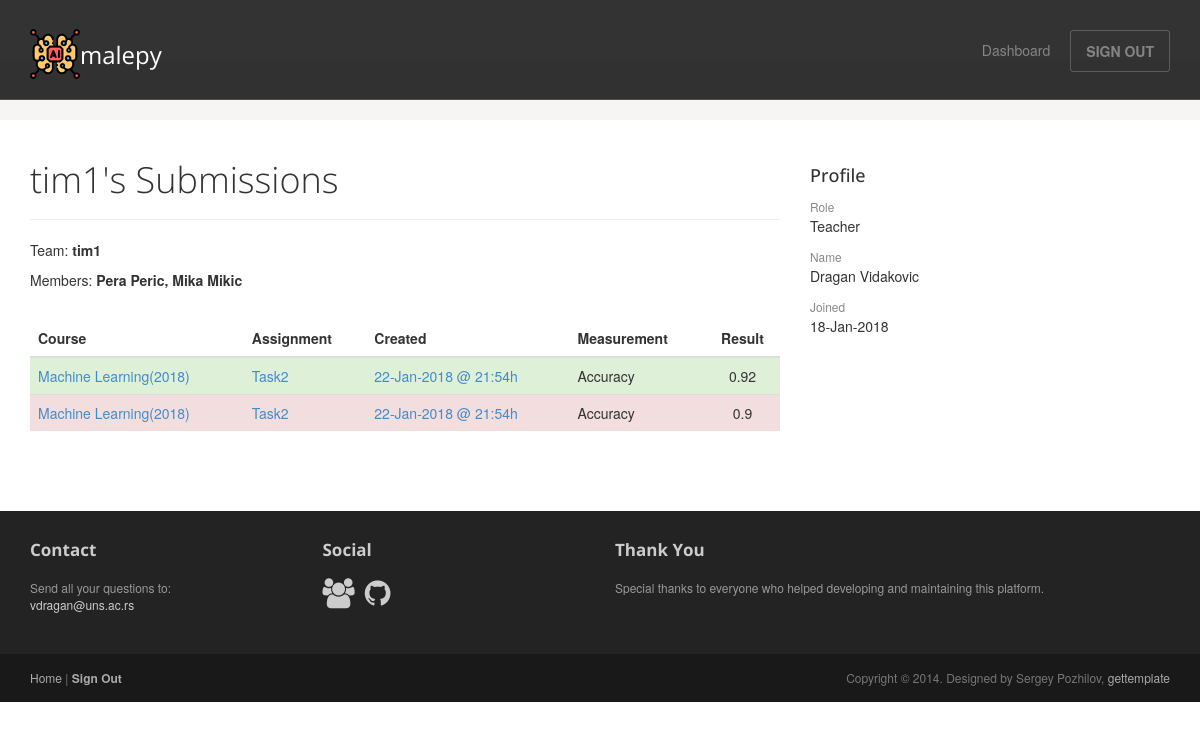
Screenshot of /history/2/ (signed in) with the database file from the repository.
### malepy/models.py (models this page shows, shortened)
class User(AbstractUser):
    user_role = models.IntegerField(null=False, blank=False, default=0)  # 0 = teacher, 1 = student
    members = models.CharField(max_length=200, null=True, blank=True)

class Submission(models.Model):
    created = models.DateTimeField(auto_now=True, null=False, blank=False)
    submitted_file = models.FileField(null=False, blank=False, upload_to=submitted_file_name, default='my_file')
    valid = models.BooleanField(null=False, blank=False, default=False)
    result = models.FloatField(null=True, blank=True, validators=[MinValueValidator(0)])
    approved = models.BooleanField(null=False, blank=False, default=True)
    user = models.ForeignKey(User, null=False, blank=False)
    assignment = models.ForeignKey(Assignment, on_delete=models.CASCADE, null=False, blank=False)

class Assignment(models.Model):
    SORTING_CHOICES = (
        ('Asc', 'Asc'),
        ('Desc', 'Desc')
    )
    name = models.CharField(max_length=100, null=True, blank=True)
    name_en = models.CharField(max_length=100, null=False, blank=False)
    description = models.CharField(max_length=2000, null=True, blank=True)
    description_en = models.CharField(max_length=2000, null=False, blank=False)
    folder = models.CharField(max_length=100, null=False, blank=False, default='undecided')
    training = models.FileField(null=True, blank=True, upload_to=assignment_data_set_directory)
    fake_testing = models.FileField(null=True, blank=True, upload_to=assignment_data_set_directory)
    testing = models.FileField(null=True, blank=True, upload_to=assignment_data_set_directory)
    starting = models.DateTimeField(null=True, blank=True)
    ending = models.DateTimeField(null=True, blank=True)
    measurement = models.CharField(max_length=50, null=False, blank=False, default='Accuracy')
    sorting = models.CharField(max_length=4, null=False, blank=False, default='Asc', choices=SORTING_CHOICES)
    threshold = models.FloatField(null=True, blank=True)
    course = models.ForeignKey(Course, on_delete=models.CASCADE, null=False, blank=False)

class Course(models.Model):
    name = models.CharField(max_length=50, null=False, blank=False)
    year = models.IntegerField(null=False, blank=False, validators=[MinValueValidator(0)])
    users = models.ManyToManyField(
        User,
        through='Enrollment',
    )

### malepy/views.py (the view)
# urls.py: url(r'^history/(?P<user_id>[0-9]+)/$', views.history, name='history'),
@login_required(login_url='/')
def history(request, user_id):
    this_user = get_object_or_404(User, pk=user_id)
    submissions = Submission.objects.filter(user=this_user).order_by('-created')
    context = {"display_user": this_user, "submissions": submissions}
    return render(request, 'malepy/history.html', context=context)

### malepy/templates/malepy/history.html
{% extends "malepy/user_base.html" %}
{% block article %}
    <header class="page-header">
        <h1 class="page-title">{{ display_user.username }}'s Submissions</h1>
    </header>
    {% if user.id != display_user.id %}
        {% if display_user.members %}
            <p>Team: <b>{{ display_user.username }}</b></p>
            <p>Members: <b>{{ display_user.members }}</b></p>
        {% else %}
            <p>Student: <b>{{ display_user.first_name }} {{ display_user.last_name }}</b></p>
        {% endif %}
        <br>
    {% endif %}
    <table class="table">
        <thead>
            <th>Course</th>
            <th>Assignment</th>
            <th>Created</th>
            <th>Measurement</th>
            <th class="text-center">Result</th>
        </thead>
        <tbody>
            {% for submission in submissions %}
                {% if submission.approved %}
                    <tr class="bg-success">
                {% else %}
                    <tr class="bg-danger">
                {% endif %}
                <td><a href="{% url 'malepy:course' submission.assignment.course.id %}">{{ submission.assignment.course.name }}({{ submission.assignment.course.year }})</a></td>
                <td><a href="{% url 'malepy:assignment' submission.assignment.id %}">{{ submission.assignment.name_en }}</a></td>
                <td><a href="{% url 'malepy:submission' submission.id %}">{{ submission.created| date:"d-M-Y @ H:i" }}h</a></td>
                <td>{{ submission.assignment.measurement }}</td>
                <td class="text-center">{{ submission.result }}</td>
            </tr>
            {% endfor %}
        </tbody>
    </table>
{% endblock %}

### malepy/templates/malepy/user_base.html (shortened to what this page needs)
<!DOCTYPE html>
<html lang="en">
<head>
    {% load staticfiles %}
	<link rel="stylesheet" href="{% static 'malepy/css/bootstrap.min.css' %}">
	<link rel="stylesheet" href="{% static 'malepy/css/font-awesome.min.css' %}">
	<link rel="stylesheet" href="{% static 'malepy/css/bootstrap-theme.css' %}" media="screen" >
	<link rel="stylesheet" href="{% static 'malepy/css/main.css' %}">
</head>
<body class="home">
	<div class="navbar navbar-inverse navbar-fixed-top headroom" >
		<div class="container">
			<div class="navbar-header">
				<a class="navbar-brand" href="/"><img src="{% static 'malepy/images/artificial-intelligence.png' %}" alt="MaLePY Platform">malepy</a>
			</div>
			<div class="navbar-collapse collapse">
				<ul class="nav navbar-nav pull-right">
					<li><a href="{% url 'malepy:dashboard' %}">Dashboard</a></li>
					<li><a class="btn" href="{% url 'malepy:logout' %}">SIGN OUT</a></li>
				</ul>
			</div>
		</div>
	</div>
     <div class="jumbotron top-space">
    </div>
	<div class="container">
		<div class="row">
			<article class="col-sm-8 maincontent">
				{% block article %}
                {% endblock %}
			</article>
			<aside class="col-sm-4 sidebar sidebar-right">
				<div class="widget">
					<h4>Profile</h4>
					<ul class="list-unstyled list-spaces">
                        {% if user.user_role %}
                            {% if user.members %}
                                <li><span class="small text-muted">Role</span><p>Team of Students</p></li>
                                <li><span class="small text-muted">Members</span><p>{{ user.members }}</p>
                                </li>
                            {% else %}
                                <li><span class="small text-muted">Role</span><p>Student</p></li>
                                <li><span class="small text-muted">Name</span><p>{{ user.first_name }} {{ user.last_name }}</p></li>
                            {% endif %}
                        {% else %}
                            <li><span class="small text-muted">Role</span><p>Teacher</p></li>
                            <li><span class="small text-muted">Name</span><p>{{ user.first_name }} {{ user.last_name }}</p></li>
                        {% endif %}
                        <li><span class="small text-muted">Joined</span><p>{{ user.date_joined|date:"d-M-Y" }}</p></li>
					</ul>
				</div>
			</aside>
		</div>
	</div>
	<footer id="footer" class="top-space">
		<div class="footer1">
			<div class="container">
				<div class="row">
					<div class="col-md-3 widget">
						<h3 class="widget-title">Contact</h3>
						<div class="widget-body">
							<p>Send all your questions to:<br>
								<a href="mailto:vdragan@uns.ac.rs">vdragan@uns.ac.rs</a><br>
							</p>
						</div>
					</div>
					<div class="col-md-3 widget">
						<h3 class="widget-title">Social</h3>
						<div class="widget-body">
							<p class="follow-me-icons">
								<a href="http://informatika.ftn.uns.ac.rs/"><i class="fa fa-group fa-2"></i></a>
								<a href="https://github.com/ftn-ai-lab/"><i class="fa fa-github fa-2"></i></a>
							</p>
						</div>
					</div>
					<div class="col-md-6 widget">
						<h3 class="widget-title">Thank You</h3>
						<div class="widget-body">
                            <p>Special thanks to everyone who helped developing and maintaining this platform.</p>
						</div>
					</div>
				</div>
			</div>
		</div>
		<div class="footer2">
			<div class="container">
				<div class="row">
					<div class="col-md-6 widget">
						<div class="widget-body">
							<p class="simplenav">
								<a href="/">Home</a> |
								<b><a href="{% url 'malepy:logout' %}">Sign Out</a></b>
							</p>
						</div>
					</div>
					<div class="col-md-6 widget">
						<div class="widget-body">
							<p class="text-right">
								Copyright &copy; 2014. Designed by Sergey Pozhilov, <a href="http://gettemplate.com/" rel="designer">gettemplate</a>
							</p>
						</div>
					</div>
				</div>
			</div>
		</div>
	</footer>
</body>
</html>

### malepy/static/malepy/css/main.css (style rules this page uses)
.headroom { -webkit-transition: all 0.4s ease-out; -moz-transition: all 0.4s ease-out; -o-transition: all 0.4s ease-out; transition: all 0.4s ease-out; }
h1, h2, h3, h4, h5, h6 { font-family:"Open sans", Helvetica, Arial; }
h1, .h1, h2, .h2, h3, .h3 { margin-top:30px; }
.page-title { margin-top:20px; font-weight:300; }
.text-muted { color:#888; }
ul.list-spaces li { margin-bottom:10px; }
.top-space { margin-top: 60px; }
img { max-width:100%; }
.sidebar { padding-top:36px; padding-bottom:30px; }
.sidebar .widget { margin-bottom:20px; }
.footer1 { background: #232323; padding: 30px 0 0 0; font-size: 12px; color: #999; }
.footer1 a { color: #ccc; }
.footer1 .widget { margin-bottom:30px; }
.footer1 .widget-title { font-size: 17px; font-weight: bold; color: #ccc; margin: 0 0 20px; }
.follow-me-icons { font-size:30px; }
.follow-me-icons i { float:left; margin:0 10px 0 0; }
.footer2 { background: #191919; padding: 15px 0; color: #777; font-size: 12px; }
.footer2 a { color: #aaa; }
.footer2 p { margin: 0; }

### rows the page displays
User: username "tim1", members "Pera Peric, Mika Mikic"
Submission: assignment.course.name "Machine Learning", assignment.course.year "2018", assignment.name_en "Task2", created "22-Jan-2018 @ 21:54", assignment.measurement "Accuracy", result "0.92"
Submission: assignment.course.name "Machine Learning", assignment.course.year "2018", assignment.name_en "Task2", created "22-Jan-2018 @ 21:54", assignment.measurement "Accuracy", result "0.9"
User: first_name "Dragan", last_name "Vidakovic", date_joined "18-Jan-2018"
